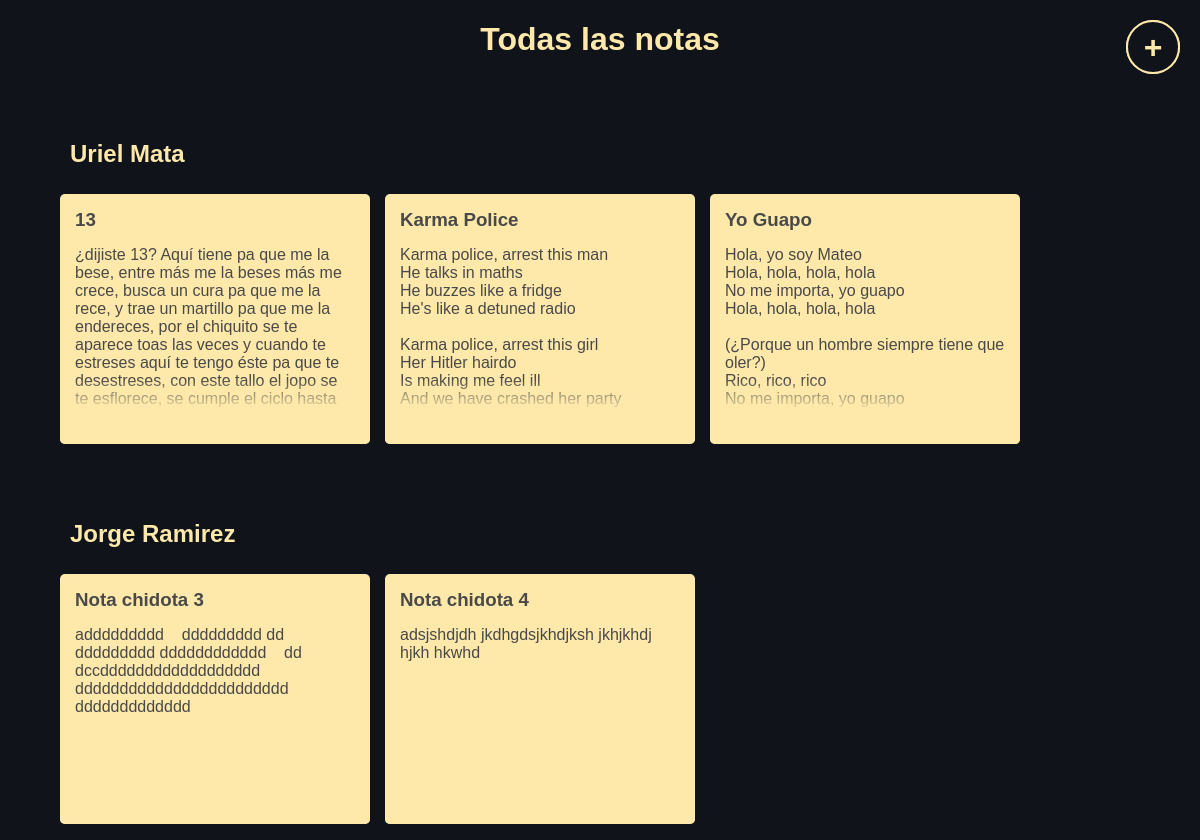
Page /notes/ on the earlier database version.
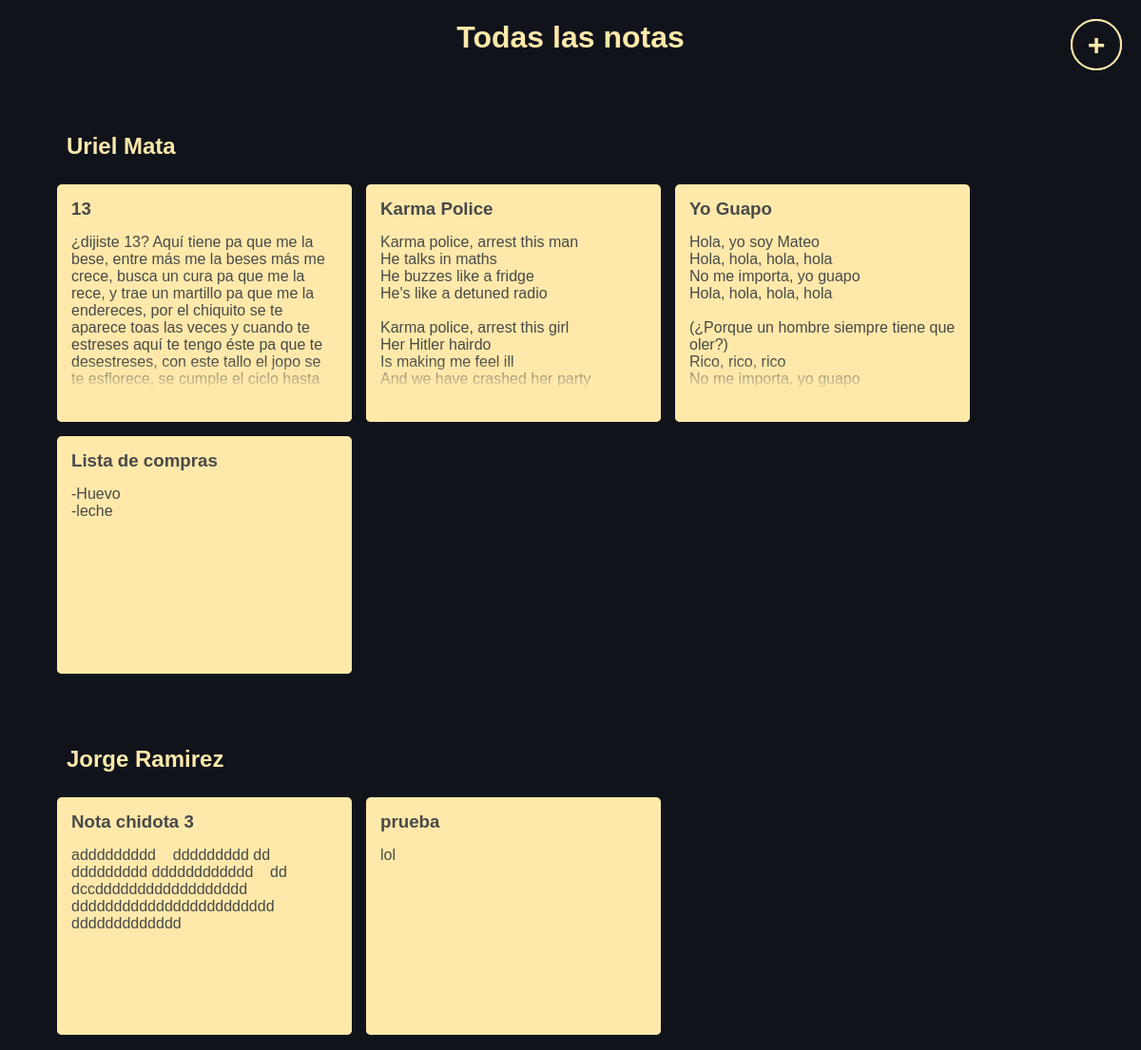
Same page on the later database version.
### notes_MataCastellanos_RamirezOrnelas/models.py (models this page shows, shortened)
class Note(models.Model):
    user = models.ForeignKey(User, on_delete=models.CASCADE, related_name='notes')
    title = models.CharField(max_length=200)
    content = models.TextField()
    creation_date = models.DateTimeField(auto_now_add=True)

### notes_MataCastellanos_RamirezOrnelas/views.py (the view)
# urls.py: path("",views.Lista_notas, name="Lista"),
def Lista_notas(request):
    lista_notas = Note.objects.select_related("user").all().order_by("user__id")
    context = {"Lista_notas":lista_notas}
    return render(request, "notes_MataCastellanos_RamirezOrnelas/note_list_MataCastellanos_RamirezOrnelas.html", context)

### notes_MataCastellanos_RamirezOrnelas/templates/notes_MataCastellanos_RamirezOrnelas/note_list_MataCastellanos_RamirezOrnelas.html (shortened to what this page needs)
<!DOCTYPE html>
<html lang="en">
<head>
    {% load static %}
    <link rel="stylesheet" href="{% static "notes_MataCastellanos_RamirezOrnelas/css/prefix.css" %}">
    <link rel="stylesheet" href="{% static "notes_MataCastellanos_RamirezOrnelas/css/list.css" %}">
</head>
<body>
    <h1>Todas las notas</h1>
    {% regroup Lista_notas by user as notas_usuario %}
    {% for grupo in notas_usuario %}
        <a href="{% url "notes_MataCastellanos_RamirezOrnelas:Creacion" %}" class="agregar-btn">+</a>
        <div class="cont-notas_usuario">
            <h2 class="nombre_usuario">{{ grupo.grouper.get_full_name }}</h2>
            <ul>
                {% for nota in grupo.list %}
                    <li>
                        <a href="{% url "notes_MataCastellanos_RamirezOrnelas:Detalle" nota.id %}" class="card-notas">
                            <h3>{{ nota.title }}</h3>
                            <p>{{ nota.content }}</p>
                        </a>
                    </li>
                {% endfor %}
            </ul>
        </div>
    {% endfor %}
</body>
</html>

Differences in the rows shown:
removed Note: title "Nota chidota 4", content "adsjshdjdh jkdhgdsjkhdjksh jkhjkhdj hjkh hkwhd"
added Note: title "Lista de compras", content "-Huevo -leche"
added Note: title "prueba", content "lol"
